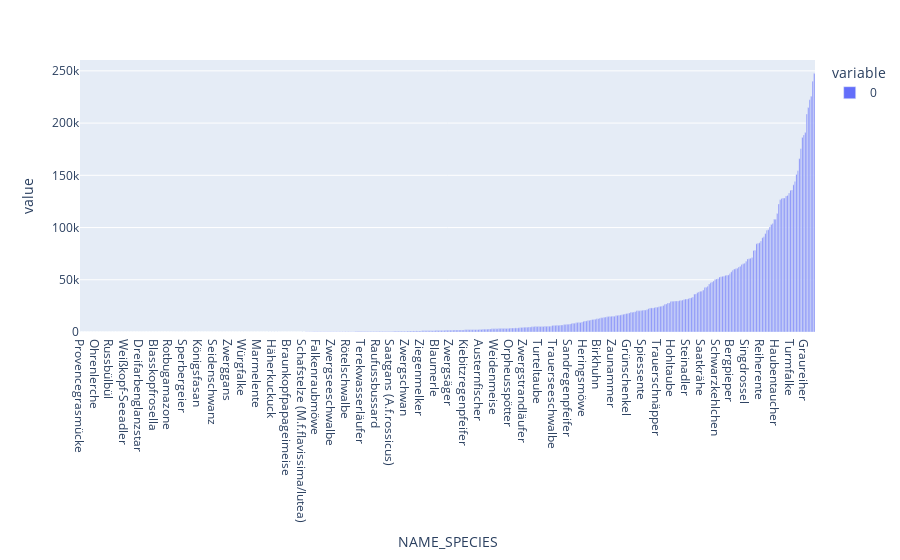

The code cell stored with this chart in its notebook:
### Markdown cell above
### Top 10 birdo's

### Code cell
fig = px.bar(n_per_species.sort_values(ascending=True))
fig.show()

### Figure 1 — Plotly figure (JSON) as saved in the notebook; plotly's stock layout.template omitted (floating-point values rounded to 4 significant figures; data arrays with more than 128 entries replaced by an {"elided": "..."} marker saying what was removed)
{"data": [{"alignmentgroup": "True", "hovertemplate": "variable=0<br>NAME_SPECIES=%{x}<br>value=%{y}<extra></extra>", "legendgroup": "0", "marker": {"color": "#636efa", "pattern": {"shape": ""}}, "name": "0", "offsetgroup": "0", "orientation": "v", "showlegend": true, "textposition": "auto", "type": "bar", "x": {"elided": "497 str values"}, "xaxis": "x", "y": {"elided": "497 int values"}, "yaxis": "y"}], "layout": {"barmode": "relative", "legend": {"title": {"text": "variable"}, "tracegroupgap": 0}, "margin": {"t": 60}, "xaxis": {"anchor": "y", "domain": [0, 1], "title": {"text": "NAME_SPECIES"}}, "yaxis": {"anchor": "x", "domain": [0, 1], "title": {"text": "value"}}}}
